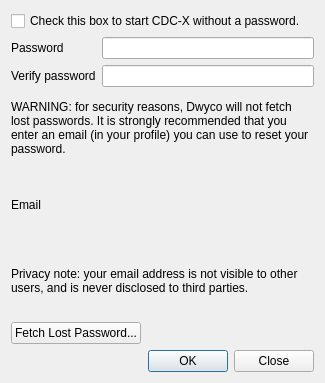
<?xml version="1.0" encoding="UTF-8"?>
<ui version="4.0">
 <class>login_dialog</class>
 <widget class="QDialog" name="login_dialog">
  <property name="geometry">
   <rect>
    <x>0</x>
    <y>0</y>
    <width>325</width>
    <height>383</height>
   </rect>
  </property>
  <property name="windowTitle">
   <string>Login</string>
  </property>
  <layout class="QGridLayout">
   <item row="1" column="0">
    <layout class="QHBoxLayout">
     <item>
      <layout class="QVBoxLayout">
       <item>
        <widget class="QLabel" name="label">
         <property name="text">
          <string>Password</string>
         </property>
         <property name="buddy">
          <cstring>pw_edit</cstring>
         </property>
        </widget>
       </item>
       <item>
        <widget class="QLabel" name="verify_label">
         <property name="text">
          <string>Verify password</string>
         </property>
        </widget>
       </item>
      </layout>
     </item>
     <item>
      <layout class="QVBoxLayout">
       <item>
        <widget class="QLineEdit" name="pw_edit">
         <property name="echoMode">
          <enum>QLineEdit::Password</enum>
         </property>
        </widget>
       </item>
       <item>
        <widget class="QLineEdit" name="verify_edit">
         <property name="echoMode">
          <enum>QLineEdit::Password</enum>
         </property>
        </widget>
       </item>
      </layout>
     </item>
    </layout>
   </item>
   <item row="3" column="0">
    <widget class="QLabel" name="label_4">
     <property name="text">
      <string>WARNING: for security reasons, Dwyco will not fetch lost passwords. It is strongly recommended that you enter an email (in your profile) you can use to reset your password.</string>
     </property>
     <property name="wordWrap">
      <bool>true</bool>
     </property>
    </widget>
   </item>
   <item row="4" column="0">
    <layout class="QHBoxLayout">
     <item>
      <widget class="QLabel" name="email_label">
       <property name="text">
        <string>Email</string>
       </property>
      </widget>
     </item>
    </layout>
   </item>
   <item row="5" column="0">
    <widget class="QLabel" name="label_6">
     <property name="text">
      <string>&lt;!DOCTYPE HTML PUBLIC &quot;-//W3C//DTD HTML 4.0//EN&quot; &quot;http://www.w3.org/TR/REC-html40/strict.dtd&quot;&gt;
&lt;html&gt;&lt;head&gt;&lt;meta name=&quot;qrichtext&quot; content=&quot;1&quot; /&gt;&lt;style type=&quot;text/css&quot;&gt;
p, li { white-space: pre-wrap; }
&lt;/style&gt;&lt;/head&gt;&lt;body style=&quot; font-family:'MS Shell Dlg 2'; font-size:8.25pt; font-weight:400; font-style:normal;&quot;&gt;
&lt;p style=&quot; margin-top:0px; margin-bottom:0px; margin-left:0px; margin-right:0px; -qt-block-indent:0; text-indent:0px;&quot;&gt;&lt;span style=&quot; font-family:'Sans Serif'; font-size:9pt;&quot;&gt;Privacy note: your email address is not visible to other users, and is never disclosed to third parties.&lt;/span&gt;&lt;/p&gt;&lt;/body&gt;&lt;/html&gt;</string>
     </property>
     <property name="wordWrap">
      <bool>true</bool>
     </property>
    </widget>
   </item>
   <item row="6" column="0">
    <layout class="QHBoxLayout">
     <item>
      <widget class="QPushButton" name="fetch_pw_button">
       <property name="text">
        <string>Fetch Lost Password...</string>
       </property>
      </widget>
     </item>
     <item>
      <spacer>
       <property name="orientation">
        <enum>Qt::Horizontal</enum>
       </property>
       <property name="sizeHint" stdset="0">
        <size>
         <width>40</width>
         <height>20</height>
        </size>
       </property>
      </spacer>
     </item>
    </layout>
   </item>
   <item row="7" column="0">
    <widget class="QDialogButtonBox" name="buttonBox">
     <property name="orientation">
      <enum>Qt::Horizontal</enum>
     </property>
     <property name="standardButtons">
      <set>QDialogButtonBox::Close|QDialogButtonBox::Ok</set>
     </property>
    </widget>
   </item>
   <item row="0" column="0">
    <widget class="QCheckBox" name="save_pw_checkbox">
     <property name="text">
      <string>Check this box to start CDC-X without a password.</string>
     </property>
    </widget>
   </item>
  </layout>
 </widget>
 <resources/>
 <connections>
  <connection>
   <sender>buttonBox</sender>
   <signal>accepted()</signal>
   <receiver>login_dialog</receiver>
   <slot>accept()</slot>
   <hints>
    <hint type="sourcelabel">
     <x>248</x>
     <y>254</y>
    </hint>
    <hint type="destinationlabel">
     <x>157</x>
     <y>274</y>
    </hint>
   </hints>
  </connection>
  <connection>
   <sender>buttonBox</sender>
   <signal>rejected()</signal>
   <receiver>login_dialog</receiver>
   <slot>reject()</slot>
   <hints>
    <hint type="sourcelabel">
     <x>316</x>
     <y>260</y>
    </hint>
    <hint type="destinationlabel">
     <x>286</x>
     <y>274</y>
    </hint>
   </hints>
  </connection>
  <connection>
   <sender>save_pw_checkbox</sender>
   <signal>clicked(bool)</signal>
   <receiver>pw_edit</receiver>
   <slot>setDisabled(bool)</slot>
   <hints>
    <hint type="sourcelabel">
     <x>196</x>
     <y>89</y>
    </hint>
    <hint type="destinationlabel">
     <x>243</x>
     <y>24</y>
    </hint>
   </hints>
  </connection>
  <connection>
   <sender>save_pw_checkbox</sender>
   <signal>clicked(bool)</signal>
   <receiver>verify_edit</receiver>
   <slot>setDisabled(bool)</slot>
   <hints>
    <hint type="sourcelabel">
     <x>196</x>
     <y>89</y>
    </hint>
    <hint type="destinationlabel">
     <x>243</x>
     <y>56</y>
    </hint>
   </hints>
  </connection>
  <connection>
   <sender>save_pw_checkbox</sender>
   <signal>clicked()</signal>
   <receiver>pw_edit</receiver>
   <slot>clear()</slot>
   <hints>
    <hint type="sourcelabel">
     <x>196</x>
     <y>94</y>
    </hint>
    <hint type="destinationlabel">
     <x>243</x>
     <y>25</y>
    </hint>
   </hints>
  </connection>
  <connection>
   <sender>save_pw_checkbox</sender>
   <signal>clicked()</signal>
   <receiver>verify_edit</receiver>
   <slot>clear()</slot>
   <hints>
    <hint type="sourcelabel">
     <x>196</x>
     <y>94</y>
    </hint>
    <hint type="destinationlabel">
     <x>243</x>
     <y>60</y>
    </hint>
   </hints>
  </connection>
 </connections>
</ui>
